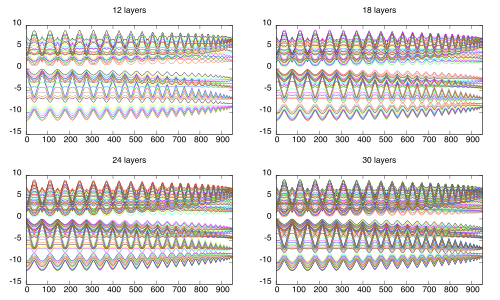

Recreate this plot in gnuplot.
#!/usr/local/Cellar/gnuplot/4.6.3/bin/gnuplot -persist
#
#    
#    	G N U P L O T
#    	Version 4.6 patchlevel 3    last modified 2013-04-12 
#    	Build System: Darwin x86_64
#    
#    	Copyright (C) 1986-1993, 1998, 2004, 2007-2013
#    	Thomas Williams, Colin Kelley and many others
#    
#    	gnuplot home:     http://www.gnuplot.info
#    	faq, bugs, etc:   type "help FAQ"
#    	immediate help:   type "help"  (plot window: hit 'h')
# set terminal epslatex    standalone leveldefault color blacktext \
   dashed dashlength 1.0 linewidth 1.0 butt noclip \
   nobackground \
   palfuncparam 2000,0.003 \
   noheader "" 11  fontscale 1.0 
set terminal pdfcairo  transparent fontscale 0.5 size 5.00in, 3.00in 
set output 'energies.pdf'
unset clip points
set clip one
unset clip two
set bar 1.000000 front
set border 31 front linetype -1 linewidth 1.000
set timefmt z "%d/%m/%y,%H:%M"
set zdata 
set timefmt y "%d/%m/%y,%H:%M"
set ydata 
set timefmt x "%d/%m/%y,%H:%M"
set xdata 
set timefmt cb "%d/%m/%y,%H:%M"
set timefmt y2 "%d/%m/%y,%H:%M"
set y2data 
set timefmt x2 "%d/%m/%y,%H:%M"
set x2data 
set boxwidth
set style fill  empty border
set style rectangle back fc lt -3 fillstyle   solid 1.00 border lt -1
set style circle radius graph 0.02, first 0, 0 
set style ellipse size graph 0.05, 0.03, first 0 angle 0 units xy
set dummy x,y
set format x "% g"
set format y "% g"
set format x2 "% g"
set format y2 "% g"
set format z "% g"
set format cb "% g"
set format r "% g"
set angles radians
unset grid
set raxis
set key title ""
set key inside right top vertical Right noreverse enhanced autotitles nobox
set key noinvert samplen 4 spacing 1 width 0 height 0 
set key maxcolumns 0 maxrows 0
set key noopaque
unset label
unset arrow
set style increment default
unset style line
unset style arrow
set style histogram clustered gap 2 title  offset character 0, 0, 0
unset logscale
set offsets 0, 0, 0, 0
set pointsize 1
set pointintervalbox 1
set encoding default
unset polar
unset parametric
unset decimalsign
set view 60, 30, 1, 1
set samples 100, 100
set isosamples 10, 10
set surface
unset contour
set clabel '%8.3g'
set mapping cartesian
set datafile separator whitespace
unset hidden3d
set cntrparam order 4
set cntrparam linear
set cntrparam levels auto 5
set cntrparam points 5
set size ratio 0 1,1
set size 1.0, 1.0
set origin 0,0
set multiplot
set style data points
set style function lines
set xzeroaxis linetype -2 linewidth 1.000
set yzeroaxis linetype -2 linewidth 1.000
set zzeroaxis linetype -2 linewidth 1.000
set x2zeroaxis linetype -2 linewidth 1.000
set y2zeroaxis linetype -2 linewidth 1.000
set ticslevel 0.5
set mxtics default
set mytics default
set mztics default
set mx2tics default
set my2tics default
set mcbtics default
set xtics border in scale 1,0.5 mirror norotate  offset character 0, 0, 0 autojustify
set xtics autofreq  norangelimit
set ytics border in scale 1,0.5 mirror norotate  offset character 0, 0, 0 autojustify
set ytics autofreq  norangelimit
set ztics border in scale 1,0.5 nomirror norotate  offset character 0, 0, 0 autojustify
set ztics autofreq  norangelimit
set nox2tics
set noy2tics
set cbtics border in scale 1,0.5 mirror norotate  offset character 0, 0, 0 autojustify
set cbtics autofreq  norangelimit
set rtics axis in scale 1,0.5 nomirror norotate  offset character 0, 0, 0 autojustify
set rtics autofreq  norangelimit
set title "" 
set title  offset character 0, 0, 0 font "" norotate
set timestamp bottom 
set timestamp "" 
set timestamp  offset character 0, 0, 0 font "" norotate
set rrange [ * : * ] noreverse nowriteback
set trange [ * : * ] noreverse nowriteback
set urange [ * : * ] noreverse nowriteback
set vrange [ * : * ] noreverse nowriteback
set xlabel "" 
set xlabel  offset character 0, 0, 0 font "" textcolor lt -1 norotate
set x2label "" 
set x2label  offset character 0, 0, 0 font "" textcolor lt -1 norotate
set xrange [ * : * ] noreverse nowriteback
set x2range [ * : * ] noreverse nowriteback
set ylabel "" 
set ylabel  offset character 0, 0, 0 font "" textcolor lt -1 rotate by -270
set y2label "" 
set y2label  offset character 0, 0, 0 font "" textcolor lt -1 rotate by -270
set yrange [ * : * ] noreverse nowriteback
set y2range [ * : * ] noreverse nowriteback
set zlabel "" 
set zlabel  offset character 0, 0, 0 font "" textcolor lt -1 norotate
set zrange [ * : * ] noreverse nowriteback
set cblabel "" 
set cblabel  offset character 0, 0, 0 font "" textcolor lt -1 rotate by -270
set cbrange [ * : * ] noreverse nowriteback
set zero 1e-08
set lmargin  -1
set bmargin  -1
set rmargin  -1
set tmargin  -1
set locale "en_US.UTF-8"
set pm3d explicit at s
set pm3d scansautomatic
set pm3d interpolate 1,1 flush begin noftriangles nohidden3d corners2color mean
set palette positive nops_allcF maxcolors 0 gamma 1.5 color model RGB 
set palette rgbformulae 7, 5, 15
set colorbox default
set colorbox vertical origin screen 0.9, 0.2, 0 size screen 0.05, 0.6, 0 front bdefault
set style boxplot candles range  1.50 outliers pt 7 separation 1 labels auto unsorted
set loadpath 
set fontpath 
set psdir
set fit noerrorvariables
GNUTERM = "wxt"
set size 0.5,0.5
set origin 0.0,0.5
set title "12 layers"
p [1:950] for [i=2:53] "12_eigen_950_15-nospin" u 1:(column(i)-3.2297326438631049) title "" w l
set size 0.5,0.5
set origin 0.5,0.5
set title "18 layers"
p [1:950] for [i=2:77] "18_eigen_950_15-nospin" u 1:(column(i)-4.1741168584095831) title "" w l
set size 0.5,0.5
set origin 0.0,0.0
set title "24 layers"
p [1:950] for [i=2:101] "24_eigen_950_15-nospin" u 1:(column(i)-4.1391329211983550) title "" w l
set size 0.5,0.5
set origin 0.5,0.0
set title "30 layers"
p [1:950] for [i=2:125] "30_eigen_950_15-nospin" u 1:(column(i)-4.8354442685783718) title "" w l
unset multiplot
#    EOF
